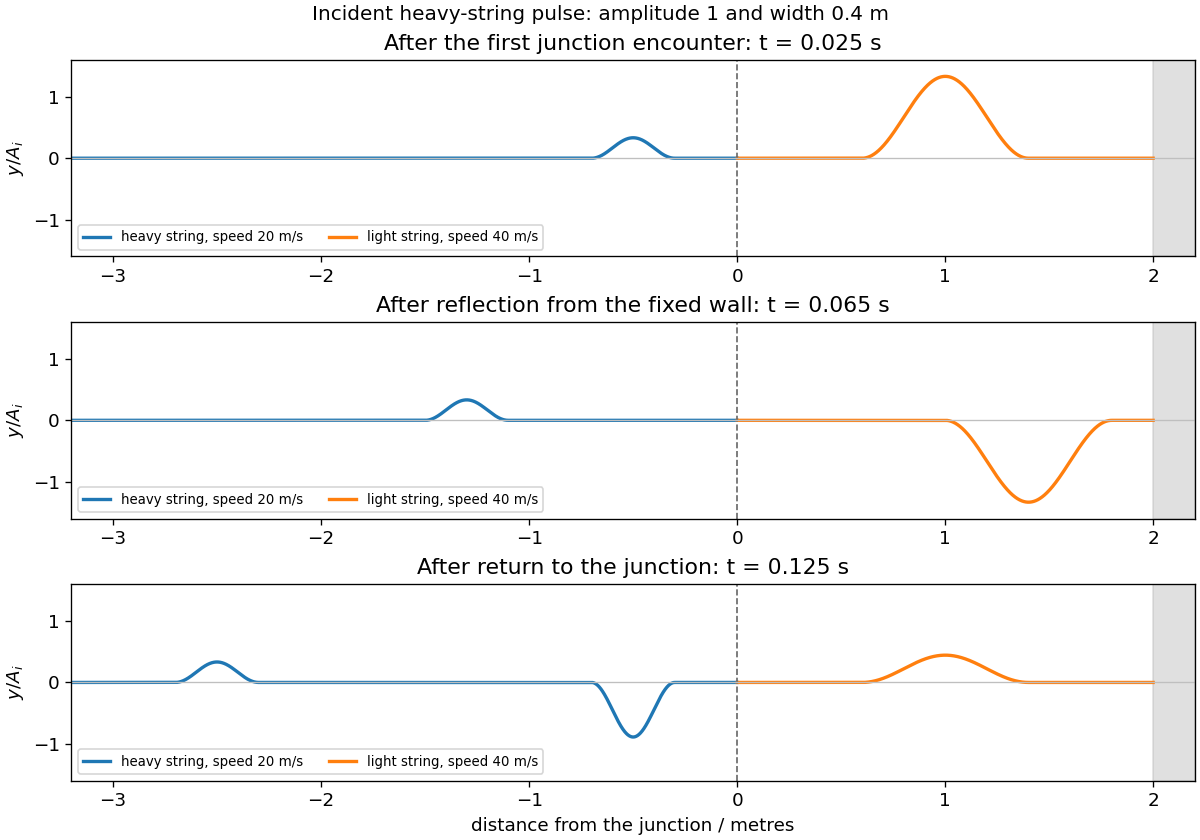

Write the Python code that produced this figure.
"""Original finite pulses and echoes; no exam figure is traced. Python 3.14, NumPy, Matplotlib."""
from pathlib import Path
import numpy as np
import matplotlib
matplotlib.use('Agg')
import matplotlib.pyplot as plt
plt.rcParams.update({'font.size':11,'figure.facecolor':'white','savefig.facecolor':'white'})
fig,axs=plt.subplots(3,1,figsize=(10,7),layout='constrained');x=np.linspace(-3.2,2.2,4001);w=.4
# Compact smooth profile: quoted width is its full support.
def pulse(center,width,amplitude):
 u=(x-center)/width;return amplitude*np.where(np.abs(u)<=.5,np.cos(np.pi*u)**2,0)
for ax,time,title in zip(axs,[.025,.065,.125],['After the first junction encounter','After reflection from the fixed wall','After return to the junction']):
 heavy=pulse(-20*time,w,1/3)
 if time<.05:light=pulse(40*time,2*w,4/3)
 elif time<.1:light=pulse(2-40*(time-.05),2*w,-4/3)
 else:
  light=pulse(40*(time-.1),2*w,4/9);heavy+=pulse(-20*(time-.1),w,-8/9)
 ax.plot(x,np.where(x<=0,heavy,np.nan),lw=2,label='heavy string, speed 20 m/s');ax.plot(x,np.where((x>=0)&(x<=2),light,np.nan),lw=2,label='light string, speed 40 m/s');ax.axvline(0,color='.4',ls='--',lw=1);ax.axvspan(2,2.2,color='.7',alpha=.4);ax.axhline(0,color='.75',lw=.8)
 ax.set(xlim=(-3.2,2.2),ylim=(-1.6,1.6),ylabel=r'$y/A_i$',title=f'{title}: t = {time:g} s');ax.legend(fontsize=8,loc='lower left',ncol=2)
axs[-1].set_xlabel('distance from the junction / metres');fig.suptitle('Incident heavy-string pulse: amplitude 1 and width 0.4 m',fontsize=12)
fig.savefig(Path.cwd()/Path(__file__).with_suffix('.png').name,dpi=120,facecolor='white',transparent=False);plt.close(fig)
